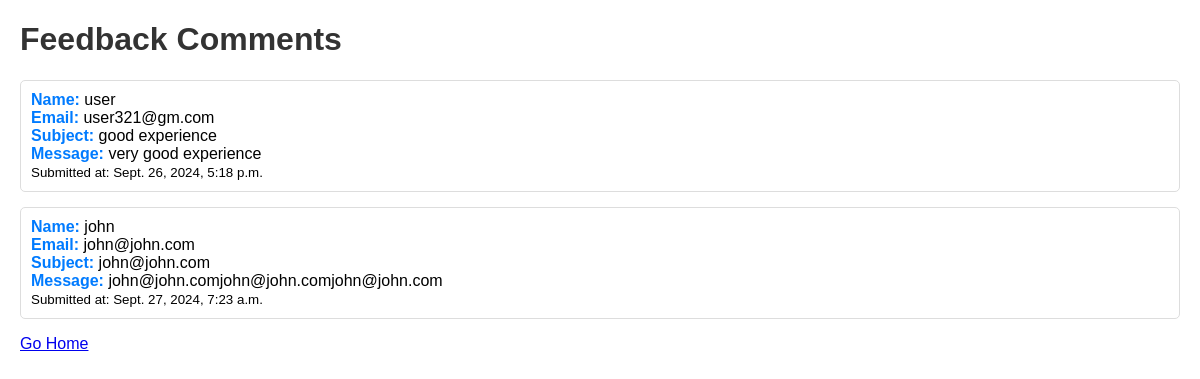
Page /sapp/feedback/ (signed in) on the committed database.
### sapp/models.py (models this page shows, shortened)
class Feedback(models.Model):
    name = models.CharField(max_length=100)
    email = models.EmailField()
    subject = models.CharField(max_length=200)
    message = models.TextField()
    submitted_at = models.DateTimeField(auto_now_add=True)

### sapp/views.py (the view)
# urls.py: path('feedback/', feedback_view, name='feedback'),
@user_passes_test(lambda u: u.is_superuser or u.is_staff)
def feedback_view(request):
    feedbacks = Feedback.objects.all()  # Get all feedback entries
    return render(request, 'feedback.html', {'feedbacks': feedbacks})

### sapp/templates/feedback.html (shortened to what this page needs)
<!DOCTYPE html>
<html lang="en">
<head>
</head>
<body>
            <h1>Feedback Comments</h1>
            <ul>
                {% for feedback in feedbacks %}
                    <li>
                        <strong>Name:</strong> {{ feedback.name }} <br>
                        <strong>Email:</strong> {{ feedback.email }} <br>
                        <strong>Subject:</strong> {{ feedback.subject }} <br>
                        <strong>Message:</strong> {{ feedback.message }} <br>
                        <small>Submitted at: {{ feedback.submitted_at }}</small>
                    </li>
                {% empty %}
                    <li>No feedback available.</li>
                {% endfor %}
            </ul>
            <a href="{% url 'post:list' %}">Go Home</a>
        </body>
</html>

### sapp/templates/feedback.html (style rules this page uses)
body { font-family: Arial, sans-serif; margin: 20px; }
h1 { color: #333; }
ul { list-style-type: none; padding: 0; }
li { margin-bottom: 15px; padding: 10px; border: 1px solid #ddd; border-radius: 5px; }
strong { color: #007BFF; }

### rows in the picture
Feedback: name "user", email "user321@gm.com", subject "good experience", message "very good experience", submitted_at "Sept. 26, 2024, 5:18 p.m."
Feedback: name "john", email "john@john.com", subject "john@john.com", message "john@john.comjohn@john.comjohn@john.com", submitted_at "Sept. 27, 2024, 7:23 a.m."
